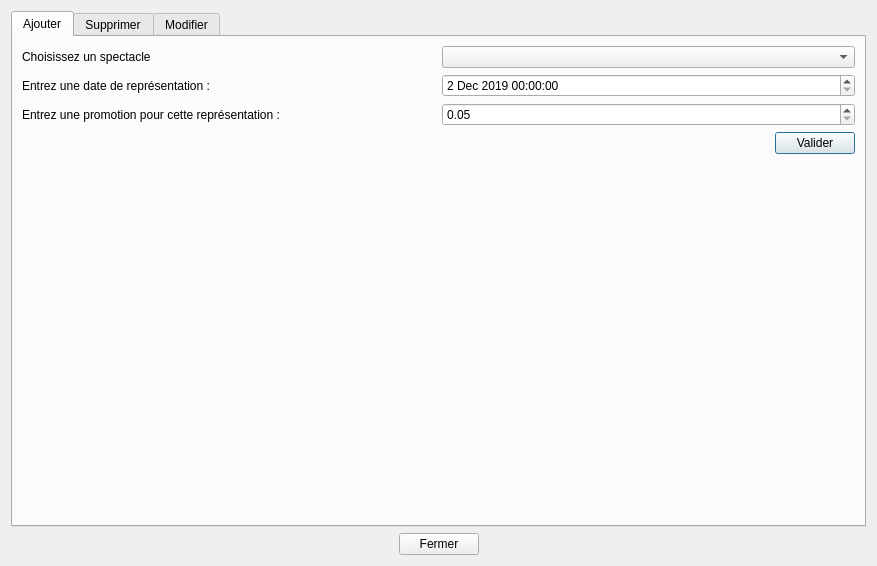
<?xml version="1.0" encoding="UTF-8"?>
<ui version="4.0">
 <class>fct_mod_1</class>
 <widget class="QDialog" name="fct_mod_1">
  <property name="geometry">
   <rect>
    <x>0</x>
    <y>0</y>
    <width>877</width>
    <height>566</height>
   </rect>
  </property>
  <property name="sizePolicy">
   <sizepolicy hsizetype="Preferred" vsizetype="Preferred">
    <horstretch>0</horstretch>
    <verstretch>0</verstretch>
   </sizepolicy>
  </property>
  <property name="minimumSize">
   <size>
    <width>0</width>
    <height>0</height>
   </size>
  </property>
  <property name="windowTitle">
   <string>BD Théâtre</string>
  </property>
  <layout class="QVBoxLayout" name="verticalLayout">
   <item>
    <widget class="QTabWidget" name="tabWidget">
     <property name="enabled">
      <bool>true</bool>
     </property>
     <property name="acceptDrops">
      <bool>false</bool>
     </property>
     <property name="currentIndex">
      <number>0</number>
     </property>
     <widget class="QWidget" name="tabInsert">
      <attribute name="title">
       <string>Ajouter</string>
      </attribute>
      <layout class="QVBoxLayout" name="verticalLayout_3">
       <item>
        <layout class="QGridLayout" name="gridLayout" rowstretch="0,0,0" columnstretch="0,0,0">
         <item row="1" column="0">
          <widget class="QLabel" name="label_4">
           <property name="text">
            <string>Entrez une date de représentation :</string>
           </property>
          </widget>
         </item>
         <item row="0" column="0">
          <widget class="QLabel" name="label">
           <property name="text">
            <string>Choisissez un spectacle</string>
           </property>
          </widget>
         </item>
         <item row="2" column="0">
          <widget class="QLabel" name="label_2">
           <property name="text">
            <string>Entrez une promotion pour cette représentation :</string>
           </property>
          </widget>
         </item>
         <item row="2" column="2">
          <widget class="QDoubleSpinBox" name="doubleSpinBox">
           <property name="minimum">
            <double>0.050000000000000</double>
           </property>
           <property name="maximum">
            <double>1.000000000000000</double>
           </property>
           <property name="singleStep">
            <double>0.050000000000000</double>
           </property>
           <property name="value">
            <double>0.050000000000000</double>
           </property>
          </widget>
         </item>
         <item row="1" column="2">
          <widget class="QDateTimeEdit" name="dateTimeEdit">
           <property name="date">
            <date>
             <year>2019</year>
             <month>12</month>
             <day>2</day>
            </date>
           </property>
           <property name="minimumDateTime">
            <datetime>
             <hour>0</hour>
             <minute>0</minute>
             <second>0</second>
             <year>2019</year>
             <month>12</month>
             <day>2</day>
            </datetime>
           </property>
           <property name="maximumDate">
            <date>
             <year>2020</year>
             <month>12</month>
             <day>20</day>
            </date>
           </property>
           <property name="minimumDate">
            <date>
             <year>2019</year>
             <month>12</month>
             <day>2</day>
            </date>
           </property>
          </widget>
         </item>
         <item row="0" column="2">
          <widget class="QComboBox" name="comboBox"/>
         </item>
        </layout>
       </item>
       <item>
        <layout class="QHBoxLayout" name="horizontalLayout_3">
         <item>
          <spacer name="horizontalSpacer_3">
           <property name="orientation">
            <enum>Qt::Horizontal</enum>
           </property>
           <property name="sizeHint" stdset="0">
            <size>
             <width>40</width>
             <height>20</height>
            </size>
           </property>
          </spacer>
         </item>
         <item>
          <widget class="QPushButton" name="pushButton_2">
           <property name="text">
            <string>Valider</string>
           </property>
          </widget>
         </item>
        </layout>
       </item>
       <item>
        <widget class="QLabel" name="label_3">
         <property name="font">
          <font>
           <weight>75</weight>
           <italic>true</italic>
           <bold>true</bold>
          </font>
         </property>
         <property name="text">
          <string/>
         </property>
        </widget>
       </item>
       <item>
        <spacer name="verticalSpacer">
         <property name="orientation">
          <enum>Qt::Vertical</enum>
         </property>
         <property name="sizeHint" stdset="0">
          <size>
           <width>20</width>
           <height>40</height>
          </size>
         </property>
        </spacer>
       </item>
      </layout>
     </widget>
     <widget class="QWidget" name="tabSupp">
      <attribute name="title">
       <string>Supprimer</string>
      </attribute>
      <layout class="QVBoxLayout" name="verticalLayout_2">
       <item>
        <layout class="QGridLayout" name="gridLayout_2">
         <item row="0" column="0">
          <widget class="QLabel" name="label_6">
           <property name="text">
            <string>Choisissez un spectacle</string>
           </property>
          </widget>
         </item>
         <item row="0" column="1">
          <widget class="QComboBox" name="comboBox_2"/>
         </item>
         <item row="0" column="2">
          <widget class="QPushButton" name="pushButton_4">
           <property name="text">
            <string>Valider</string>
           </property>
          </widget>
         </item>
        </layout>
       </item>
       <item>
        <widget class="QTableWidget" name="tableWidget">
         <property name="minimumSize">
          <size>
           <width>0</width>
           <height>0</height>
          </size>
         </property>
         <property name="selectionMode">
          <enum>QAbstractItemView::SingleSelection</enum>
         </property>
         <property name="selectionBehavior">
          <enum>QAbstractItemView::SelectRows</enum>
         </property>
         <attribute name="horizontalHeaderCascadingSectionResizes">
          <bool>false</bool>
         </attribute>
         <attribute name="horizontalHeaderDefaultSectionSize">
          <number>300</number>
         </attribute>
         <attribute name="horizontalHeaderStretchLastSection">
          <bool>true</bool>
         </attribute>
         <attribute name="verticalHeaderVisible">
          <bool>false</bool>
         </attribute>
         <column>
          <property name="text">
           <string>dateRep</string>
          </property>
         </column>
         <column>
          <property name="text">
           <string>promoRep</string>
          </property>
         </column>
        </widget>
       </item>
       <item>
        <layout class="QHBoxLayout" name="horizontalLayout_2">
         <item>
          <widget class="QLabel" name="label_5">
           <property name="font">
            <font>
             <weight>75</weight>
             <italic>true</italic>
             <bold>true</bold>
            </font>
           </property>
           <property name="text">
            <string/>
           </property>
          </widget>
         </item>
         <item>
          <widget class="QPushButton" name="pushButton_3">
           <property name="text">
            <string>Supprimer cette représentation</string>
           </property>
          </widget>
         </item>
        </layout>
       </item>
      </layout>
     </widget>
     <widget class="QWidget" name="tabUpdate">
      <attribute name="title">
       <string>Modifier</string>
      </attribute>
      <layout class="QVBoxLayout" name="verticalLayout_10"/>
     </widget>
    </widget>
   </item>
   <item>
    <layout class="QHBoxLayout" name="horizontalLayout">
     <item>
      <spacer name="horizontalSpacer">
       <property name="orientation">
        <enum>Qt::Horizontal</enum>
       </property>
       <property name="sizeHint" stdset="0">
        <size>
         <width>40</width>
         <height>20</height>
        </size>
       </property>
      </spacer>
     </item>
     <item>
      <widget class="QPushButton" name="pushButton">
       <property name="text">
        <string>Fermer</string>
       </property>
      </widget>
     </item>
     <item>
      <spacer name="horizontalSpacer_2">
       <property name="orientation">
        <enum>Qt::Horizontal</enum>
       </property>
       <property name="sizeHint" stdset="0">
        <size>
         <width>40</width>
         <height>20</height>
        </size>
       </property>
      </spacer>
     </item>
    </layout>
   </item>
  </layout>
 </widget>
 <resources/>
 <connections>
  <connection>
   <sender>pushButton</sender>
   <signal>clicked()</signal>
   <receiver>fct_mod_1</receiver>
   <slot>close()</slot>
   <hints>
    <hint type="sourcelabel">
     <x>360</x>
     <y>575</y>
    </hint>
    <hint type="destinationlabel">
     <x>323</x>
     <y>169</y>
    </hint>
   </hints>
  </connection>
  <connection>
   <sender>pushButton_2</sender>
   <signal>clicked()</signal>
   <receiver>fct_mod_1</receiver>
   <slot>refreshIns()</slot>
   <hints>
    <hint type="sourcelabel">
     <x>815</x>
     <y>148</y>
    </hint>
    <hint type="destinationlabel">
     <x>438</x>
     <y>282</y>
    </hint>
   </hints>
  </connection>
  <connection>
   <sender>pushButton_4</sender>
   <signal>clicked()</signal>
   <receiver>fct_mod_1</receiver>
   <slot>refreshSupp()</slot>
   <hints>
    <hint type="sourcelabel">
     <x>718</x>
     <y>63</y>
    </hint>
    <hint type="destinationlabel">
     <x>438</x>
     <y>282</y>
    </hint>
   </hints>
  </connection>
  <connection>
   <sender>pushButton_3</sender>
   <signal>clicked()</signal>
   <receiver>fct_mod_1</receiver>
   <slot>SuppRep()</slot>
   <hints>
    <hint type="sourcelabel">
     <x>648</x>
     <y>496</y>
    </hint>
    <hint type="destinationlabel">
     <x>438</x>
     <y>282</y>
    </hint>
   </hints>
  </connection>
 </connections>
 <slots>
  <slot>refreshIns()</slot>
  <slot>refreshSupp()</slot>
  <slot>SuppRep()</slot>
 </slots>
</ui>
